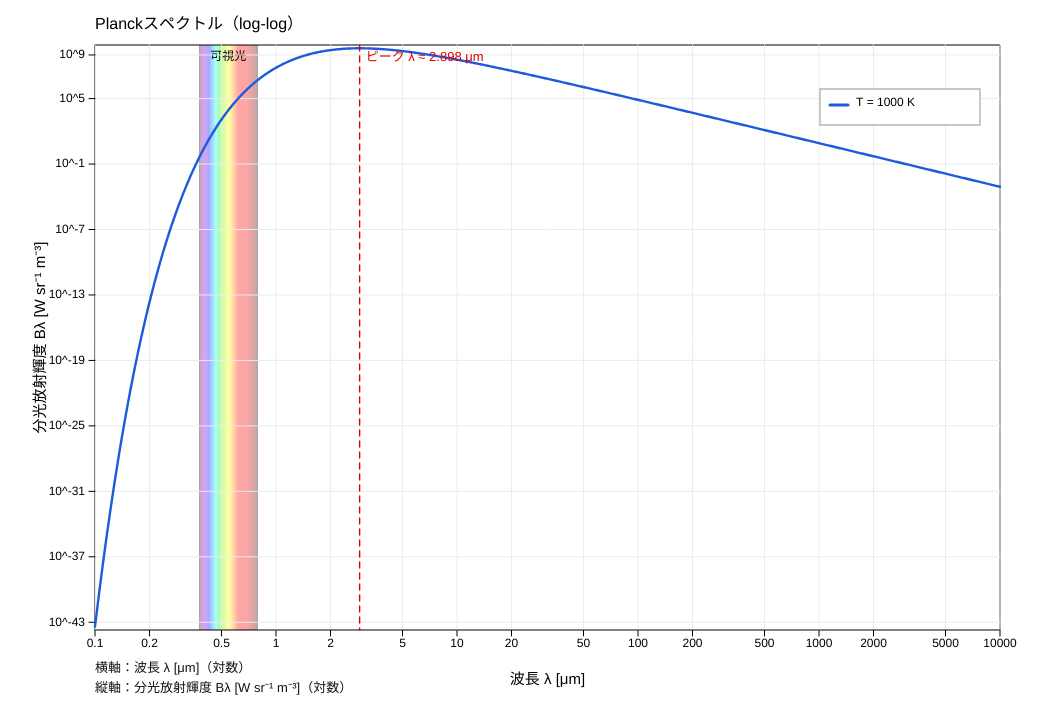
Frame 1 (no input)
Frame 60 (no input): identical to frame 1, image omitted
Frame 120 (the mouse pressed at the canvas centre since frame 60): identical to frame 1, image omitted

The p5.js sketch that drew this single still picture (run headless with seeded random() and noise() and a simulated clock; from frame 60 on, the mouse is pressed at the canvas centre):

// p5.js sketch
// ── sketch.js
// 黒体放射スペクトル（Planck分布）
// p5.js / 両対数グラフ
// 温度: 1 K ～ 10000 K
// 横軸: 波長 [μm]
// 縦軸: 分光放射輝度 B_λ [W sr^-1 m^-3]
// 改良版：
// 1) 縦軸目盛りを常時およそ10個
// 2) 可視光領域に虹色帯
// 3) 縦軸固定/自動 切替ボタン
// 4) 複数温度同時表示 切替ボタン

let tempSlider, tempInput;
let tempLabel;
let yScaleButton, multiButton;

const T_MIN = 1;
const T_MAX = 10000;

// スライダーは log10(T) を操作
const LOG_T_MIN = 0;
const LOG_T_MAX = 4;

// 横軸範囲 [μm]
const X_MIN_UM = 0.1;
const X_MAX_UM = 10000;

// 固定縦軸範囲
const FIXED_Y_MIN = 1e-20;
const FIXED_Y_MAX = 1e14;

// 複数表示用の温度
const multiTemps = [2.7, 10, 100, 300, 1000, 3000, 5800, 10000];

// 物理定数
const h = 6.62607015e-34;
const c = 2.99792458e8;
const kB = 1.380649e-23;

const margin = { left: 95, right: 40, top: 45, bottom: 90 };

let useFixedY = false;
let showMulti = false;

function setup() {
  createCanvas(1040, 720);
  textFont('sans-serif');

  createP('黒体放射スペクトル（両対数表示）')
    .style('font-size', '20px')
    .style('margin', '6px 0 4px 0');

  const uiRow = createDiv();
  uiRow.style('display', 'flex');
  uiRow.style('align-items', 'center');
  uiRow.style('gap', '12px');
  uiRow.style('margin-bottom', '8px');
  uiRow.style('flex-wrap', 'wrap');

  createSpan('温度 T [K]').parent(uiRow);

  tempSlider = createSlider(LOG_T_MIN, LOG_T_MAX, 3, 0.001);
  tempSlider.parent(uiRow);
  tempSlider.style('width', '320px');

  tempInput = createInput('1000', 'number');
  tempInput.parent(uiRow);
  tempInput.attribute('min', T_MIN);
  tempInput.attribute('max', T_MAX);
  tempInput.attribute('step', '0.1');
  tempInput.style('width', '110px');

  yScaleButton = createButton('');
  yScaleButton.parent(uiRow);
  yScaleButton.mousePressed(() => {
    useFixedY = !useFixedY;
    updateButtonLabels();
  });

  multiButton = createButton('');
  multiButton.parent(uiRow);
  multiButton.mousePressed(() => {
    showMulti = !showMulti;
    updateButtonLabels();
  });

  tempLabel = createSpan('');
  tempLabel.parent(uiRow);
  tempLabel.style('font-weight', 'bold');

  tempSlider.input(syncFromSlider);
  tempInput.input(syncFromInput);

  syncFromInput();
  updateButtonLabels();
}

function draw() {
  background(255);

  const T = getCurrentTemperature();
  tempLabel.html(`現在の温度: ${formatTemperature(T)}`);

  const plotX = margin.left;
  const plotY = margin.top;
  const plotW = width - margin.left - margin.right;
  const plotH = height - margin.top - margin.bottom;

  let tempsToDraw = showMulti ? multiTemps.slice() : [T];

  // 単独表示のときの自動スケーリング用スペクトル
  let allSpectra = [];
  let autoMinY = Infinity;
  let autoMaxY = -Infinity;

  for (const temp of tempsToDraw) {
    const spec = calcSpectrum(temp, 900);
    allSpectra.push({ T: temp, data: spec });

    for (const p of spec) {
      if (isFinite(p.B) && p.B > 0) {
        autoMinY = min(autoMinY, p.B);
        autoMaxY = max(autoMaxY, p.B);
      }
    }
  }

  if (!isFinite(autoMinY) || autoMinY <= 0) autoMinY = 1e-20;
  if (!isFinite(autoMaxY) || autoMaxY <= autoMinY) autoMaxY = autoMinY * 1e6;

  autoMinY *= 0.5;
  autoMaxY *= 2.0;

  let yMin = useFixedY ? FIXED_Y_MIN : autoMinY;
  let yMax = useFixedY ? FIXED_Y_MAX : autoMaxY;

  drawVisibleBand(plotX, plotY, plotW, plotH);
  drawAxes(plotX, plotY, plotW, plotH, yMin, yMax);

  if (showMulti) {
    drawMultiSpectra(allSpectra, plotX, plotY, plotW, plotH, yMin, yMax);
  } else {
    drawSpectrum(allSpectra[0].data, plotX, plotY, plotW, plotH, yMin, yMax, color(30, 90, 220));
    drawPeakLine(T, plotX, plotY, plotW, plotH);
  }

  drawLegend(tempsToDraw, plotX, plotY, plotW);

  noStroke();
  fill(20);
  textAlign(LEFT, TOP);
  textSize(13);
  text(`横軸：波長 λ [μm]（対数）`, margin.left, height - 58);
  text(`縦軸：分光放射輝度 Bλ [W sr⁻¹ m⁻³]（対数）`, margin.left, height - 38);
}

function updateButtonLabels() {
  yScaleButton.html(useFixedY ? '縦軸: 固定' : '縦軸: 自動');
  multiButton.html(showMulti ? '複数温度: ON' : '複数温度: OFF');
}

function syncFromSlider() {
  const T = Math.pow(10, tempSlider.value());
  tempInput.value(nf(T, 1, 3).replace(/\.?0+$/, ''));
}

function syncFromInput() {
  let T = parseFloat(tempInput.value());
  if (!isFinite(T)) T = 1000;
  T = constrain(T, T_MIN, T_MAX);
  tempInput.value(T);
  tempSlider.value(Math.log10(T));
}

function getCurrentTemperature() {
  let T = parseFloat(tempInput.value());
  if (!isFinite(T)) T = 1000;
  return constrain(T, T_MIN, T_MAX);
}

function calcSpectrum(T, n) {
  const spectrum = [];
  for (let i = 0; i < n; i++) {
    const f = i / (n - 1);
    const logX = lerp(Math.log10(X_MIN_UM), Math.log10(X_MAX_UM), f);
    const lambdaUm = Math.pow(10, logX);
    const lambdaM = lambdaUm * 1e-6;
    const B = planckLambda(lambdaM, T);
    spectrum.push({ lambdaUm, B });
  }
  return spectrum;
}

// Planck law
function planckLambda(lambda, T) {
  const a = 2 * h * c * c / Math.pow(lambda, 5);
  const x = (h * c) / (lambda * kB * T);

  if (x > 700) return 0;

  const denom = Math.exp(x) - 1;
  if (denom <= 0) return 0;

  return a / denom;
}

function drawSpectrum(spectrum, px, py, pw, ph, yMin, yMax, col) {
  noFill();
  stroke(col);
  strokeWeight(2.4);
  beginShape();
  for (const p of spectrum) {
    if (p.B <= 0 || !isFinite(p.B)) continue;
    const x = mapLog(p.lambdaUm, X_MIN_UM, X_MAX_UM, px, px + pw);
    const y = mapLog(p.B, yMin, yMax, py + ph, py);
    vertex(x, y);
  }
  endShape();
}

function drawMultiSpectra(allSpectra, px, py, pw, ph, yMin, yMax) {
  for (let i = 0; i < allSpectra.length; i++) {
    const specObj = allSpectra[i];
    const col = getCurveColor(i, allSpectra.length);
    drawSpectrum(specObj.data, px, py, pw, ph, yMin, yMax, col);
  }
}

function drawPeakLine(T, px, py, pw, ph) {
  const lambdaPeakUm = 2897.771955 / T;
  if (lambdaPeakUm >= X_MIN_UM && lambdaPeakUm <= X_MAX_UM) {
    const xPeak = mapLog(lambdaPeakUm, X_MIN_UM, X_MAX_UM, px, px + pw);
    stroke(220, 0, 0);
    strokeWeight(1.4);
    drawingContext.setLineDash([6, 5]);
    line(xPeak, py, xPeak, py + ph);
    drawingContext.setLineDash([]);

    noStroke();
    fill(220, 0, 0);
    textAlign(LEFT, TOP);
    textSize(13);
    text(`ピーク λ ≈ ${formatWavelength(lambdaPeakUm)}`, xPeak + 6, py + 6);
  }
}

function drawAxes(px, py, pw, ph, yMin, yMax) {
  stroke(0);
  strokeWeight(1);
  noFill();
  rect(px, py, pw, ph);

  // x目盛り
  const xTicks = [0.1, 0.2, 0.5, 1, 2, 5, 10, 20, 50, 100, 200, 500, 1000, 2000, 5000, 10000];
  for (const xt of xTicks) {
    if (xt < X_MIN_UM || xt > X_MAX_UM) continue;
    const x = mapLog(xt, X_MIN_UM, X_MAX_UM, px, px + pw);

    stroke(235);
    line(x, py, x, py + ph);

    stroke(0);
    line(x, py + ph, x, py + ph + 6);

    noStroke();
    fill(0);
    textAlign(CENTER, TOP);
    textSize(12);
    text(formatTick(xt), x, py + ph + 8);
  }

  // y目盛り：常時およそ10個
  const yTicks = generateAboutTenLogTicks(yMin, yMax);
  for (const yt of yTicks) {
    const y = mapLog(yt, yMin, yMax, py + ph, py);

    stroke(235);
    line(px, y, px + pw, y);

    stroke(0);
    line(px - 6, y, px, y);

    noStroke();
    fill(0);
    textAlign(RIGHT, CENTER);
    textSize(12);
    text(formatScientific(yt), px - 10, y);
  }

  // 軸ラベル
  push();
  noStroke();
  fill(0);
  textSize(15);
  textAlign(CENTER, TOP);
  text('波長 λ [μm]', px + pw / 2, py + ph + 42);

  translate(px - 62, py + ph / 2);
  rotate(-HALF_PI);
  textAlign(CENTER, TOP);
  text('分光放射輝度 Bλ [W sr⁻¹ m⁻³]', 0, 0);
  pop();

  noStroke();
  fill(0);
  textAlign(LEFT, BOTTOM);
  textSize(16);
  text('Planckスペクトル（log-log）', px, py - 12);
}

function generateAboutTenLogTicks(minVal, maxVal) {
  const ticks = [];
  const logMin = Math.log10(minVal);
  const logMax = Math.log10(maxVal);
  const decades = logMax - logMin;

  // decade数に応じて、1桁あたりの目盛り本数を変える
  // 目安として全体で8〜12本程度
  let multipliers;
  if (decades <= 1.2) {
    multipliers = [1, 1.5, 2, 3, 5, 7];
  } else if (decades <= 2.5) {
    multipliers = [1, 2, 5];
  } else if (decades <= 5) {
    multipliers = [1, 3];
  } else {
    multipliers = [1];
  }

  const minPow = Math.floor(logMin) - 1;
  const maxPow = Math.ceil(logMax) + 1;

  for (let p = minPow; p <= maxPow; p++) {
    for (const m of multipliers) {
      const v = m * Math.pow(10, p);
      if (v >= minVal && v <= maxVal) ticks.push(v);
    }
  }

  // 多すぎる場合は間引く
  if (ticks.length > 12) {
    const reduced = [];
    const step = Math.ceil(ticks.length / 10);
    for (let i = 0; i < ticks.length; i += step) reduced.push(ticks[i]);
    if (reduced[reduced.length - 1] !== ticks[ticks.length - 1]) {
      reduced.push(ticks[ticks.length - 1]);
    }
    return reduced;
  }

  return ticks;
}

function drawVisibleBand(px, py, pw, ph) {
  const visMin = 0.38;
  const visMax = 0.78;

  const left = mapLog(visMin, X_MIN_UM, X_MAX_UM, px, px + pw);
  const right = mapLog(visMax, X_MIN_UM, X_MAX_UM, px, px + pw);

  noStroke();

  for (let x = floor(left); x <= ceil(right); x++) {
    const t = map(x, left, right, 380, 780);
    const col = wavelengthToRGB(t);
    fill(red(col), green(col), blue(col), 90);
    rect(x, py, 1, ph);
  }

  fill(0);
  textAlign(CENTER, TOP);
  textSize(12);
  text('可視光', (left + right) / 2, py + 6);
}

function wavelengthToRGB(wavelengthNm) {
  let r = 0, g = 0, b = 0;

  if (wavelengthNm >= 380 && wavelengthNm < 440) {
    r = -(wavelengthNm - 440) / (440 - 380);
    g = 0;
    b = 1;
  } else if (wavelengthNm >= 440 && wavelengthNm < 490) {
    r = 0;
    g = (wavelengthNm - 440) / (490 - 440);
    b = 1;
  } else if (wavelengthNm >= 490 && wavelengthNm < 510) {
    r = 0;
    g = 1;
    b = -(wavelengthNm - 510) / (510 - 490);
  } else if (wavelengthNm >= 510 && wavelengthNm < 580) {
    r = (wavelengthNm - 510) / (580 - 510);
    g = 1;
    b = 0;
  } else if (wavelengthNm >= 580 && wavelengthNm < 645) {
    r = 1;
    g = -(wavelengthNm - 645) / (645 - 580);
    b = 0;
  } else if (wavelengthNm >= 645 && wavelengthNm <= 780) {
    r = 1;
    g = 0;
    b = 0;
  }

  let factor = 1.0;
  if (wavelengthNm >= 380 && wavelengthNm < 420) {
    factor = 0.3 + 0.7 * (wavelengthNm - 380) / (420 - 380);
  } else if (wavelengthNm > 700 && wavelengthNm <= 780) {
    factor = 0.3 + 0.7 * (780 - wavelengthNm) / (780 - 700);
  }

  return color(
    255 * Math.pow(r * factor, 0.8),
    255 * Math.pow(g * factor, 0.8),
    255 * Math.pow(b * factor, 0.8)
  );
}

function drawLegend(temps, px, py, pw) {
  const legendX = px + pw - 170;
  const legendY = py + 12;
  const lineH = 18;

  fill(255, 250);
  stroke(180);
  rect(legendX - 10, legendY + 32, 160, max(36, temps.length * lineH + 16));

  noStroke();
  fill(0);
  textAlign(LEFT, TOP);
  textSize(12);

  if (showMulti) {
    for (let i = 0; i < temps.length; i++) {
      const y = legendY + i * lineH;
      const col = getCurveColor(i, temps.length);
      stroke(col);
      strokeWeight(3);
      line(legendX, y + 48, legendX + 18, y + 48);

      noStroke();
      fill(0);
      text(`T = ${formatTemperature(temps[i])}`, legendX + 26, y+40);
    }
  } else {
    stroke(30, 90, 220);
    strokeWeight(3);
    line(legendX, legendY + 48, legendX + 18, legendY + 48);

    noStroke();
    fill(0);
    text(`T = ${formatTemperature(temps[0])}`, legendX + 26, legendY+40);
  }
}

function getCurveColor(i, total) {
  const hue = map(i, 0, max(1, total - 1), 20, 300);
  colorMode(HSB, 360, 100, 100, 255);
  const col = color(hue, 85, 85);
  colorMode(RGB, 255, 255, 255, 255);
  return col;
}

function mapLog(value, minVal, maxVal, outMin, outMax) {
  const logMin = Math.log10(minVal);
  const logMax = Math.log10(maxVal);
  const logVal = Math.log10(value);
  return map(logVal, logMin, logMax, outMin, outMax);
}

function formatScientific(v) {
  const p = Math.floor(Math.log10(v));
  const m = v / Math.pow(10, p);

  if (abs(m - 1) < 1e-10) return `10^${p}`;
  if (abs(m - 2) < 1e-10) return `2×10^${p}`;
  if (abs(m - 3) < 1e-10) return `3×10^${p}`;
  if (abs(m - 5) < 1e-10) return `5×10^${p}`;

  return v.toExponential(1);
}

function formatTick(v) {
  if (v >= 1000) return nf(v, 1, 0);
  if (v >= 1) return `${v}`;
  return `${v}`;
}

function formatTemperature(T) {
  if (T >= 1000) return nf(T, 1, 0) + ' K';
  if (T >= 10) return nf(T, 1, 1) + ' K';
  return nf(T, 1, 3).replace(/\.?0+$/, '') + ' K';
}

function formatWavelength(um) {
  if (um < 1) return nf(um * 1000, 1, 1) + ' nm';
  if (um < 1000) return nf(um, 1, 3).replace(/\.?0+$/, '') + ' μm';
  return nf(um / 1000, 1, 3).replace(/\.?0+$/, '') + ' mm';
}
